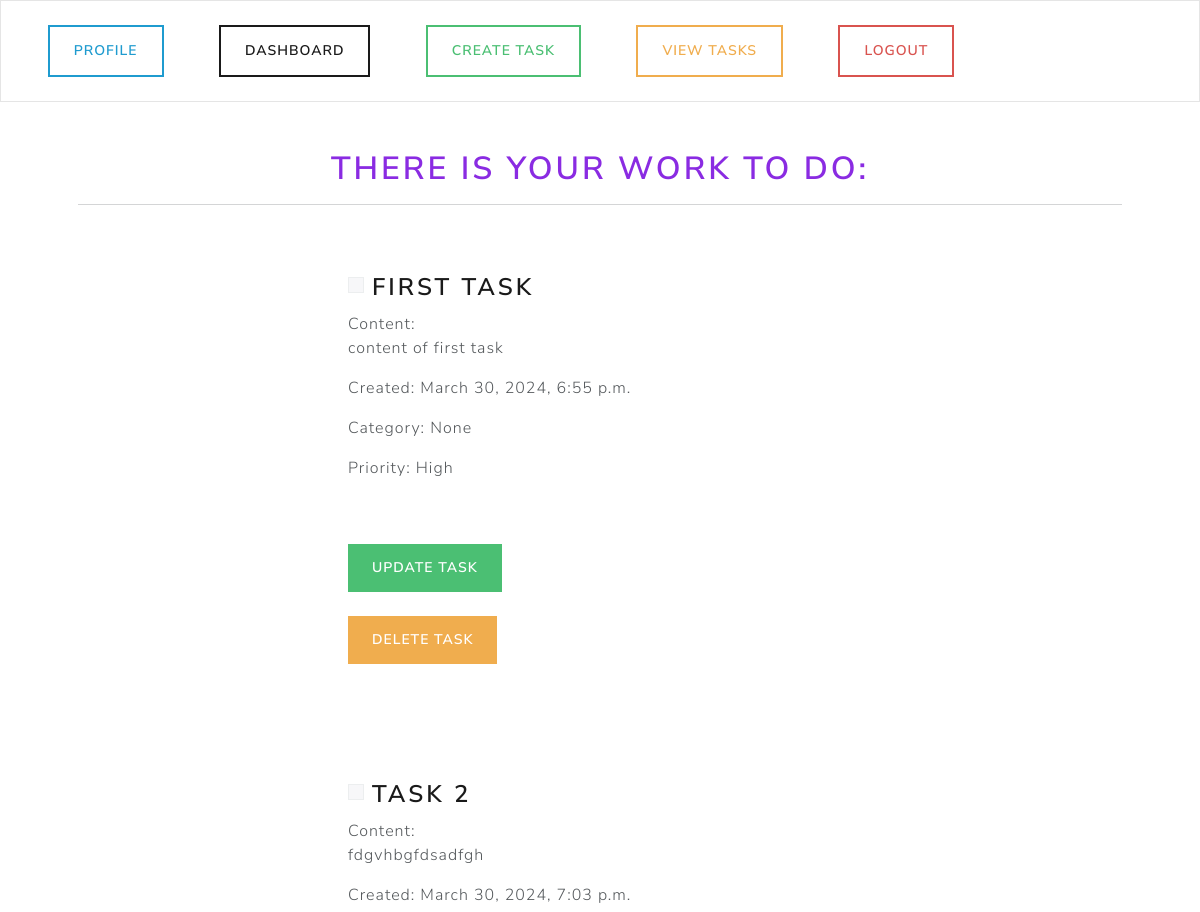
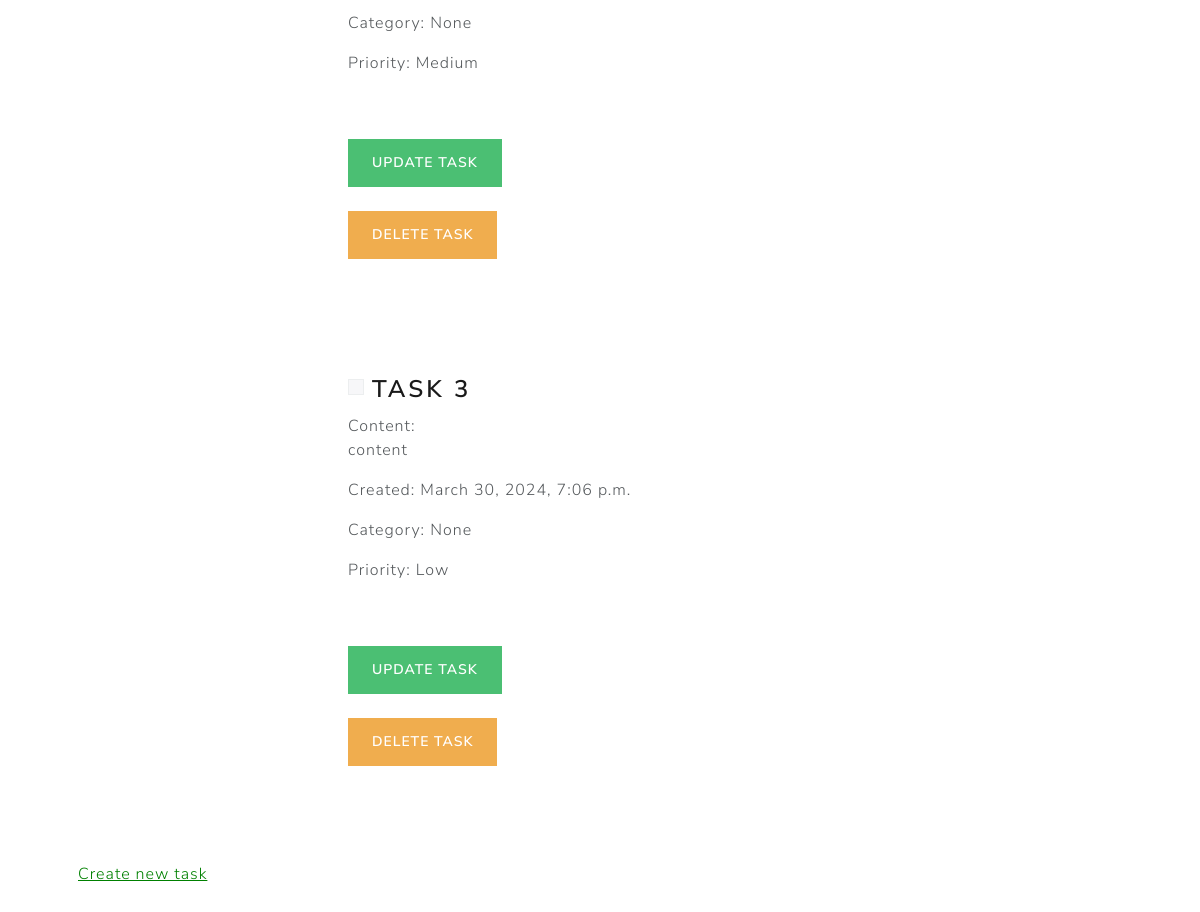
The app's page /view-tasks (signed in) with its own data (2 pictures, top to bottom).
### base/models.py (models this page shows, shortened)
class Task(models.Model):
    user = models.ForeignKey(User, on_delete=models.CASCADE, null=True, blank=True)
    title = models.CharField(max_length=100, null=True)
    content = models.CharField(max_length=1000, null=True, blank=True)
    created = models.DateTimeField(auto_now_add=True, null=True)
    complete = models.BooleanField(default=False)
    user = models.ForeignKey(User, max_length=10, on_delete=models.CASCADE)
    category = models.ForeignKey(Category, on_delete=models.SET_NULL, null=True, blank=True)
    priority = models.ForeignKey(Priority, on_delete=models.SET_NULL, null=True, blank=True)
    class Meta:
        ordering = ['complete']

class Priority(models.Model):
    LEVEL_CHOICES = (
        ('Low', 'Low'),
        ('Medium', 'Medium'),
        ('High', 'High'),
    )
    level = models.CharField(max_length=10, choices=LEVEL_CHOICES)
    def __str__(self):
        return self.level

### base/views.py (the view)
# urls.py: path('view-tasks', views.viewTask, name="view-tasks"),
@login_required(login_url='my-login')
def viewTask(request):
    current_user = request.user.id #reference to primary key. to its ID
    task = Task.objects.filter(user=current_user).select_related('category', 'priority')
    categories = Category.objects.all()
    priorities = Priority.objects.all()
    context = {
        'task': task,
        'categories': categories,
        'priorities': priorities,
    }
    return render(request, 'profile/view-tasks.html', context=context)

### base/templates/profile/view-tasks.html (shortened to what this page needs)
{% extends 'base-with-navbar.html' %}
{% load static %}
{% block content %}
  <h1 class="text-center">There is your work to do:</h1>
  <hr />
  {% for t in task %}
    <div class="container bg-white shadow-md p-5 form-layout" style="margin-top:20px;">
      <div class="form-check">
        <input class="form-check-input" type="checkbox" value="" id="flexCheckDefault" />
        <label class="form-check-label" for="flexCheckDefault"><h3>{{ t.title }}</h3></label>
      </div>
      <p>
        Content:
        <br /> {{ t.content }}
      </p>
      <p>Created: {{ t.created }}</p>
      <p>Category: {{ t.category }}</p>
      <p>Priority: {{ t.priority }}</p>
      <br /><br />
      <a class="btn btn-success navbar-btn" type="button" href="{% url 'update-task' t.id %}">Update task</a>
      <br /><br />
      <a class="btn btn-warning navbar-btn" type="button" href="{% url 'delete-task' t.id %}">Delete task</a>
    </div>
  {% endfor %}
  <br />
  <br />
  <a href="{% url 'create-task' %}" class="green-link">Create new task</a>
{% endblock %}

### static/css/styles.css (style rules this page uses)
h1 { color: blueviolet; }
.form-layout { border-radius: 30px; width: 600px; }
.green-link { color: green; }

### records on screen
Task: title "FIRST TASK", content "content of first task", created "March 30, 2024, 6:55 p.m.", category "None", priority "High"
Task: title "TASK 2", content "fdgvhbgfdsadfgh", created "March 30, 2024, 7:03 p.m.", category "None", priority "Medium"
Task: title "TASK 3", content "content", created "March 30, 2024, 7:06 p.m.", category "None", priority "Low"
